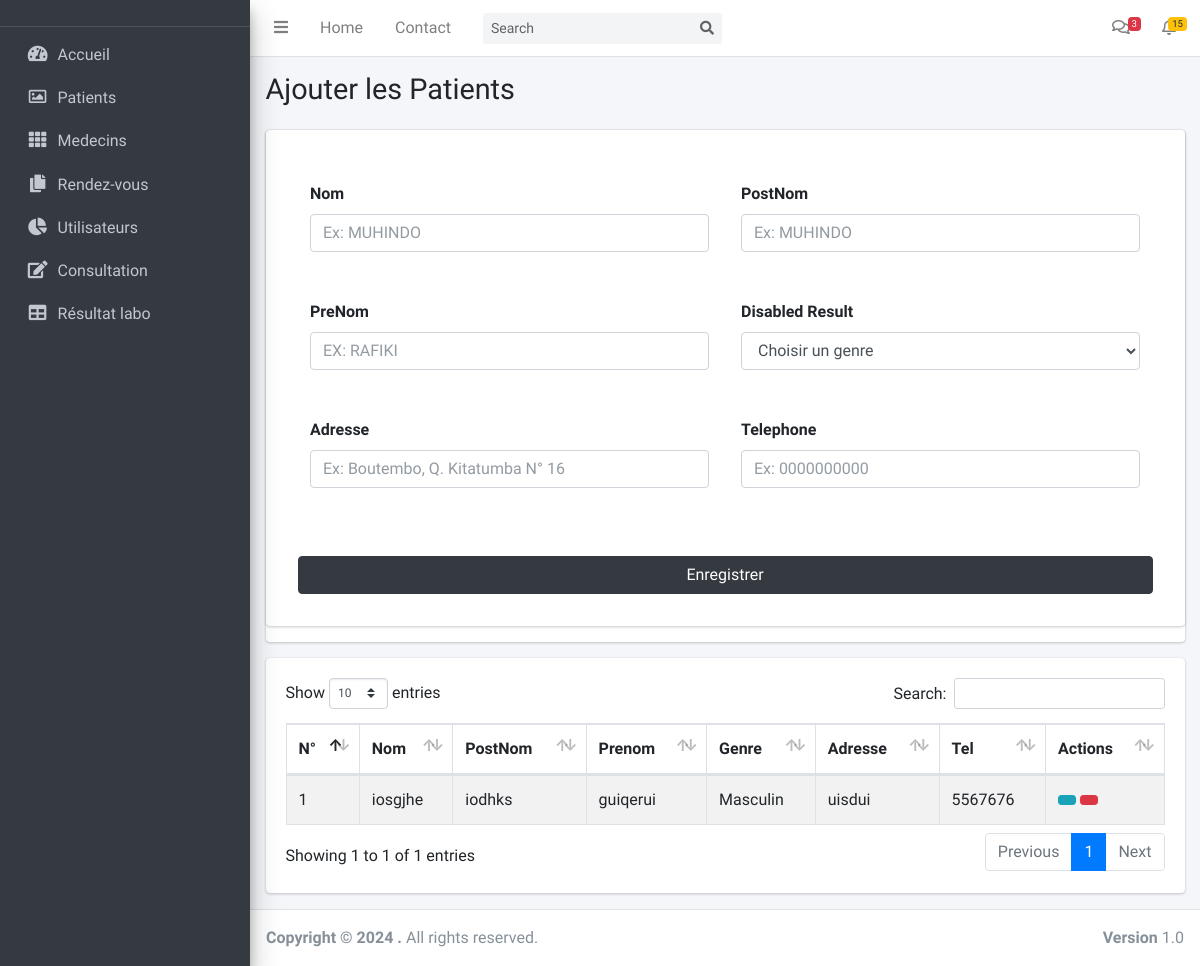
The page /views/patient.php on the database as committed earlier.
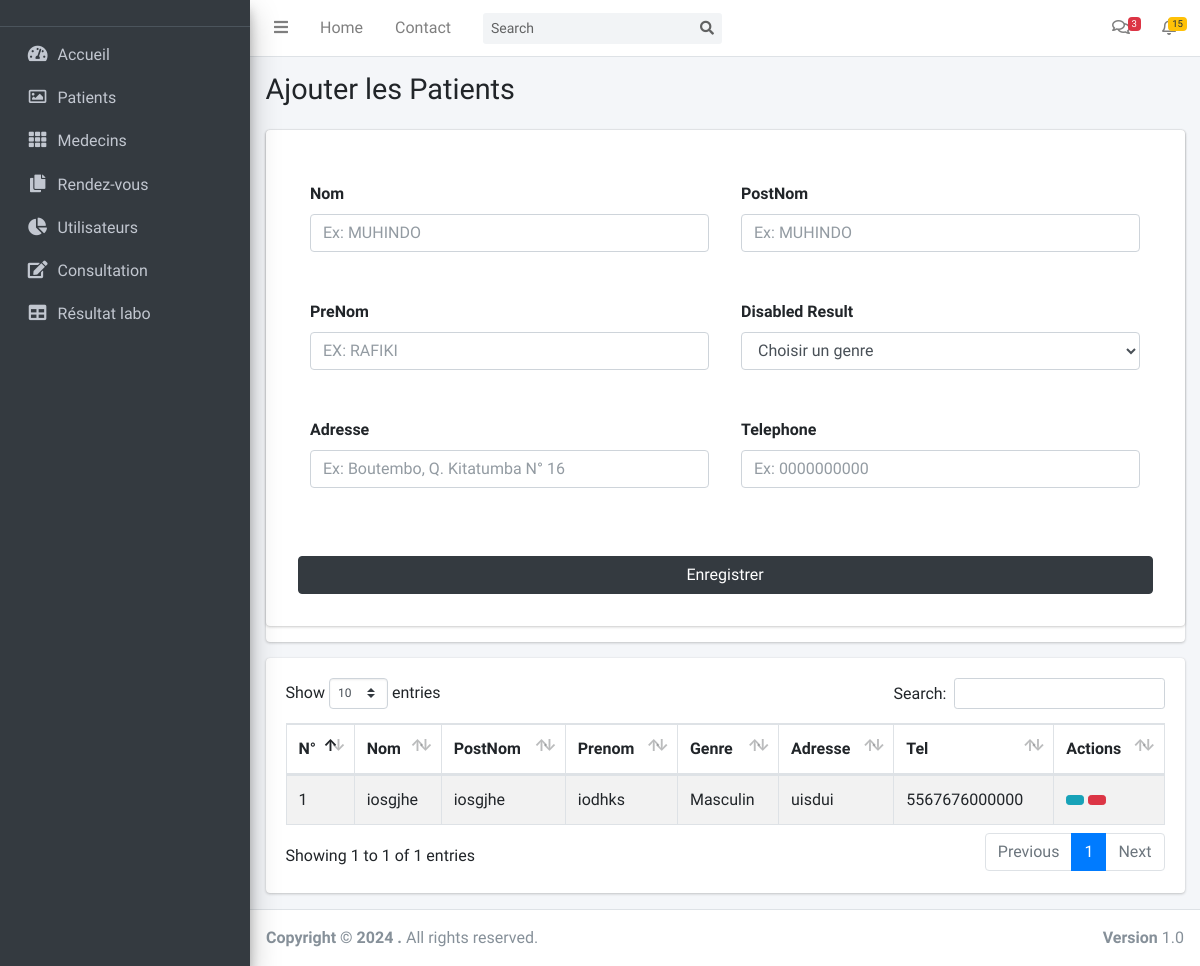
The same page on the database as committed later.
### tables this page shows
CREATE TABLE `patients` (
  `id` int(11) NOT NULL,
  `nom` text NOT NULL,
  `postnom` text NOT NULL,
  `prenom` text NOT NULL,
  `genre` text NOT NULL,
  `telephone` text NOT NULL,
  `adresse` text NOT NULL,
  `supprimer` int(11) NOT NULL
);

### models/select/select-patient.php (called while the page is built, shortened)
<?php
    if (isset($_GET['edit']) && !empty($_GET['edit'])){
     $id=$_GET['edit'];
     $getDataMod=$connexion->prepare("SELECT * FROM patients WHERE id=?");
     $getDataMod->execute([$id]);
     $tab=$getDataMod->fetch();
     $url="../models/updat/up-patient-post.php?edit=".$id;
     $btn="Modifier";
     $title="Modifier patients";
    }
    else{
     $url="../models/add/add-patient-post.php";
     $btn="Enregistrer";
    }
    if(isset($_GET['search']) && !empty($_GET['search'])){
        $search=$_GET['search'];
        $getData=$connexion->prepare("SELECT * from patients WHERE supprimer=? AND nom LIKE ? OR postnom LIKE ? OR prenom LIKE ?
        OR genre LIKE ? OR adresse LIKE ? OR telephone LIKE ?");
        $getData->execute([0,  $search."%", $search."%", $search."%", $search."%", $search."%", $search."%"]);
    }
    else{
        $getData=$connexion->prepare("SELECT * from patients WHERE supprimer=?");
        $getData->execute([0]);
    }

### views/patient.php (the view, shortened to what this page needs)
<?php
    include '../connexion/connexion.php';
    require_once('../models/select/select-patient.php');
?>
<!DOCTYPE html>
<html lang="en">
<head>
    <?php require_once('style.php'); ?>
</head>
<body>
     <?php require_once('aside.php') ?>
  <div class="content-wrapper">
    <section class="content-header">
      <div class="container-fluid">
        <div class="row mb-2">
          <div class="col-sm-12">
            <h1>Ajouter les Patients</h1>
          </div>
        </div>
      </div>
    </section>
    <section class="content">
      <div class="container-fluid">
        <div class="row">
          <div class="col-md-12">
            <div class="card card-primary">
              <form role="form" class="card p-3" action="<?=$url?>" method="POST">
                <div class=" row card-body">
                  <div class="form-group col-xl-6 col-lg-6 col-md-6  col-sm-6 p-3">
                    <label for="exampleInputEmail1">Nom</label>
                    <input type="text"  autocomplete="off" required type="text" class="form-control" placeholder="Ex: MUHINDO" name="nom"
                    <?php if (isset($_GET['edit'])) { ?> value="<?php echo $tab['nom']; ?> <?php }?>">
                  </div>
                  <div class="form-group col-xl-6 col-lg-6 col-md-6  col-sm-6 p-3">
                    <label for="exampleInputEmail1">PostNom</label>
                    <input type="text"  autocomplete="off" required type="text" class="form-control" placeholder="Ex: MUHINDO" name="postnom"
                    <?php if (isset($_GET['edit'])) { ?> value="<?php echo $tab['nom']; ?> <?php }?>">
                  </div>
                  <div class="form-group col-xl-6 col-lg-6 col-md-6  col-sm-6 p-3">
                    <label for="exampleInputEmail1">PreNom</label>
                    <input  autocomplete="off" required type="text" class="form-control" placeholder="EX: RAFIKI"
                                    name="prenom" <?php if (isset($_GET['edit'])) { ?>
                                    value="<?php echo $tab['postnom']; ?> <?php }?>">
                  </div>
                  <div class="form-group col-xl-6 col-lg-6 col-md-6  col-sm-6 p-3">
                  <label>Disabled Result</label>
                  <select class="form-control select2" required id="" name="genre" autocomplete="off" style="width: 100%;">
                  <?php
                            if(isset($_GET['edit'])){
                               ?>
                                <?php if($tab['genre']=='Masculin')
                                   {?>
                    <option value="Masculin" Selected>Masculin</option>
                                               <option value="Feminin">Feminin</option>
                                    <?php     }
                                        else {
                                              ?>
                                            <option value="Masculin" >Masculin</option>
                                            <option value="Feminin" Selected>Feminin</option>
                                        <?php }
                                    }else{
                                        ?>
                                            <option value="" desabled>Choisir un genre</option>
                                        <?php
                                    }
                                ?>
                  </select>
                </div>
                  <div class="form-group col-xl-6 col-lg-6 col-md-6  col-sm-6 p-3">
                    <label for="exampleInputEmail1">Adresse</label>
                    <input autocomplete="off" required type="text" class="form-control" placeholder="Ex: Boutembo, Q. Kitatumba N° 16"
                                    name="adresse" <?php if (isset($_GET['edit'])) { ?>
                                    value="<?php echo $tab['adresse']; ?> <?php }?>">
                  </div>
                  <div class="form-group col-xl-6 col-lg-6 col-md-6  col-sm-6 p-3">
                    <label for="exampleInputEmail1">Telephone</label>
                    <input autocomplete="off" required type="text" class="form-control" placeholder="Ex: 0000000000"
                                    name="telephone" <?php if (isset($_GET['edit'])) { ?>
                                    value="<?php echo $tab['telephone']; ?> <?php }?>">
                  </div>
                </div>
                <div class="col-xl-12 col-lg-12 col-md-12 mt-10 col-sm-12 p-3 aling-center">
                   <input type="submit" class="btn btn-dark w-100" name="valider" value="<?=$btn?>">
                 </div>
              </form>
            </div>
            <div class="card">
            <div class="card-body">
              <table id="example1" class="table table-bordered table-striped">
                <thead>
                <tr>
                  <th>N°</th>
                  <th>Nom</th>
                  <th>PostNom</th>
                  <th>Prenom</th>
                  <th>Genre</th>
                  <th>Adresse</th>
                  <th>Tel</th>
                  <th>Actions</th>
                </tr>
                </thead>
                <tbody>
                  <?php
                  $n=0;
                  while($recup=$getData->fetch()){
                    $n++;
                  ?>
                <tr>
                  <td><?=$n;?></td>
                  <td><?=$recup["nom"];?></td>
                  <td> <?=$recup["postnom"];?></td>
                  <td><?=$recup["prenom"];?></td>
                  <td> <?=$recup["genre"];?></td>
                  <td><?=$recup["adresse"];?></td>
                  <td><?=$recup["telephone"];?></td>
                  <td>
                  <a href='patient.php?edit=<?=$recup['id'] ?>' class="btn btn-info btn-sm "></a>
                  <a onclick=" return confirm('Voulez-vous vraiment supprimer ?')"
                  href='../models/delete/del-patient-post.php?idSup=<?=$recup['id'] ?>'
                    class="btn btn-danger btn-sm "><i class="bi bi-trash3-fill"></i></a>
                  </td>
                </tr>
                <?php }?>
              </table>
            </div>
          </div>
          </div>
      </div>
    </section>
  </div>
    <?php require_once('script.php') ?>
</body>
</html>

### views/style.php (shortened to what this page needs)
<head>
  <link rel="stylesheet" href="../assets/plugins/fontawesome-free/css/all.min.css">
  <link rel="stylesheet" href="https://code.ionicframework.com/ionicons/2.0.1/css/ionicons.min.css">
  <link rel="stylesheet" href="../assets/plugins/datatables-bs4/css/dataTables.bootstrap4.min.css">
  <link rel="stylesheet" href="../assets/plugins/datatables-responsive/css/responsive.bootstrap4.min.css">
  <link rel="stylesheet" href="../assets/dist/css/adminlte.min.css">
</head>

### views/aside.php (shortened to what this page needs)
<nav class="main-header navbar navbar-expand navbar-white navbar-light">
   <ul class="navbar-nav">
     <li class="nav-item">
       <a class="nav-link" data-widget="pushmenu" href="#" role="button"><i class="fas fa-bars"></i></a>
     </li>
     <li class="nav-item d-none d-sm-inline-block">
       <a href="../../index3.html" class="nav-link">Home</a>
     </li>
     <li class="nav-item d-none d-sm-inline-block">
       <a href="#" class="nav-link">Contact</a>
     </li>
   </ul>
   <form class="form-inline ml-3">
     <div class="input-group input-group-sm">
       <input class="form-control form-control-navbar" type="search" placeholder="Search" aria-label="Search">
       <div class="input-group-append">
         <button class="btn btn-navbar" type="submit">
           <i class="fas fa-search"></i>
         </button>
       </div>
     </div>
   </form>
   <ul class="navbar-nav ml-auto">
     <li class="nav-item dropdown">
       <a class="nav-link" data-toggle="dropdown" href="#">
         <i class="far fa-comments"></i>
         <span class="badge badge-danger navbar-badge">3</span>
       </a>
     </li>
     <li class="nav-item dropdown">
       <a class="nav-link" data-toggle="dropdown" href="#">
         <span class="badge badge-warning navbar-badge">15</span>
       </a>
     </li>
   </ul>
 </nav>
 <aside class="main-sidebar sidebar-dark-primary elevation-4">
   <a href="../assets/index3.html" class="brand-link">
   </a>
   <div class="sidebar">
     <nav class="mt-2">
       <ul class="nav nav-pills nav-sidebar flex-column" data-widget="treeview" role="menu" data-accordion="false">
         <li class="nav-item ">
           <a href="#" class="nav-link">
             <i class="nav-icon fas fa-tachometer-alt"></i>
             <p>
               Accueil
             </p>
           </a>
         </li>
         <li class="nav-item">
           <a href="patient.php" class="nav-link">
             <i class="nav-icon far fa-image"></i>
             <p>
               Patients
             </p>
           </a>
         </li>
         <li class="nav-item">
           <a href="../widgets.html" class="nav-link">
             <i class="nav-icon fas fa-th"></i>
             <p>
               Medecins
             </p>
           </a>
         </li>
         <li class="nav-item ">
           <a href="#" class="nav-link">
             <i class="nav-icon fas fa-copy"></i>
             <p>
               Rendez-vous
             </p>
           </a>
         </li>
         <li class="nav-item ">
           <a href="#" class="nav-link">
             <i class="nav-icon fas fa-chart-pie"></i>
             <p>
             Utilisateurs
             </p>
           </a>
         </li>
         <li class="nav-item ">
           <a href="#" class="nav-link">
             <i class="nav-icon fas fa-edit"></i>
             <p>
               Consultation
             </p>
           </a>
         </li>
         <li class="nav-item ">
           <a href="#" class="nav-link">
             <i class="nav-icon fas fa-table"></i>
             <p>
               Résultat labo
             </p>
           </a>
         </li>
       </ul>
     </nav>
   </div>
 </aside>

### views/script.php (shortened to what this page needs)
<footer class="main-footer">
    <div class="float-right d-none d-sm-block">
      <b>Version</b> 1.0
    </div>
    <strong>Copyright &copy; 2024 <a href="http://adminlte.io"></a>.</strong> All rights
    reserved.
  </footer>

Rows that differ between the two databases and show on the page:
changed patients "iosgjhe": postnom "iodhks" → "iosgjhe"; prenom "guiqerui" → "iodhks"; telephone "5567676" → "5567676000000"
